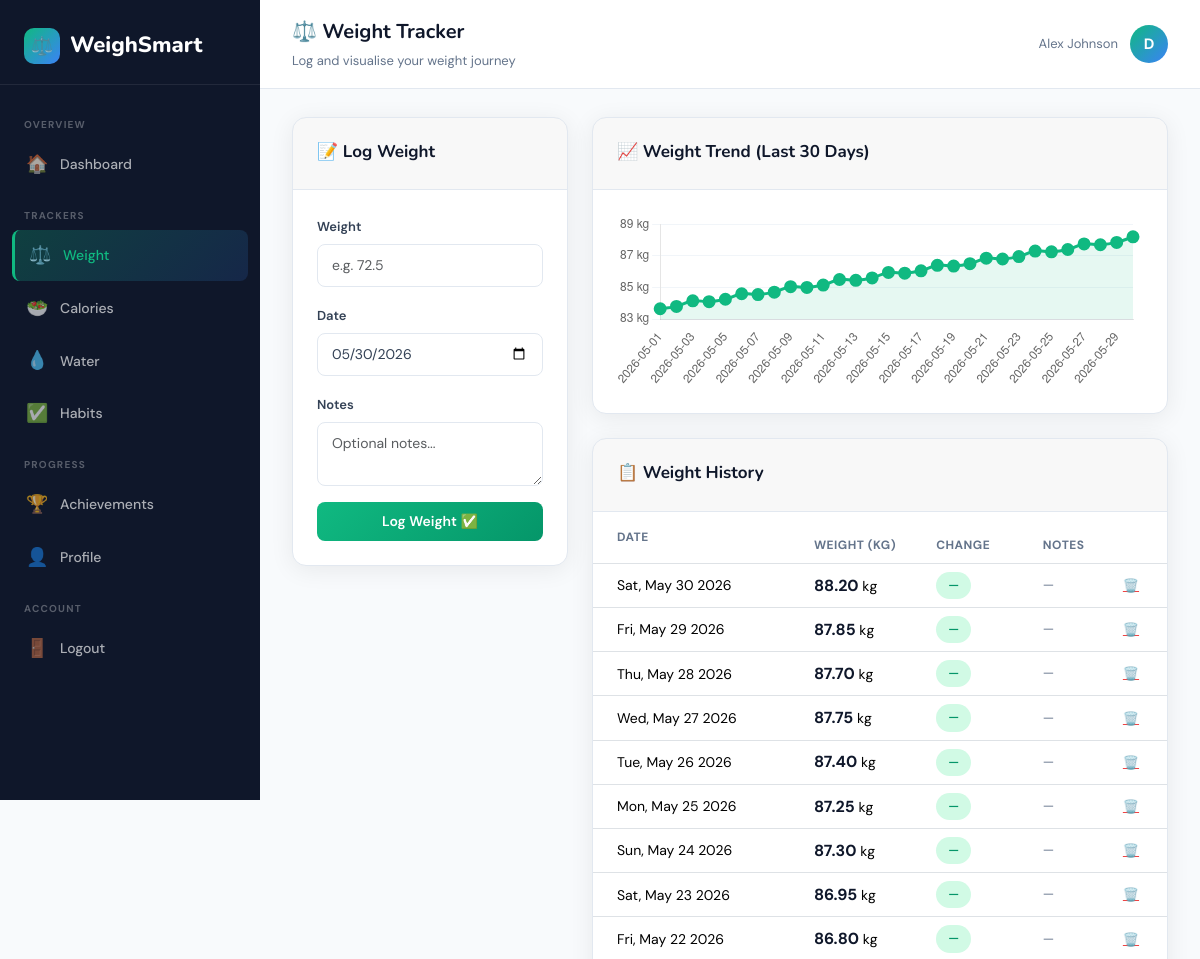
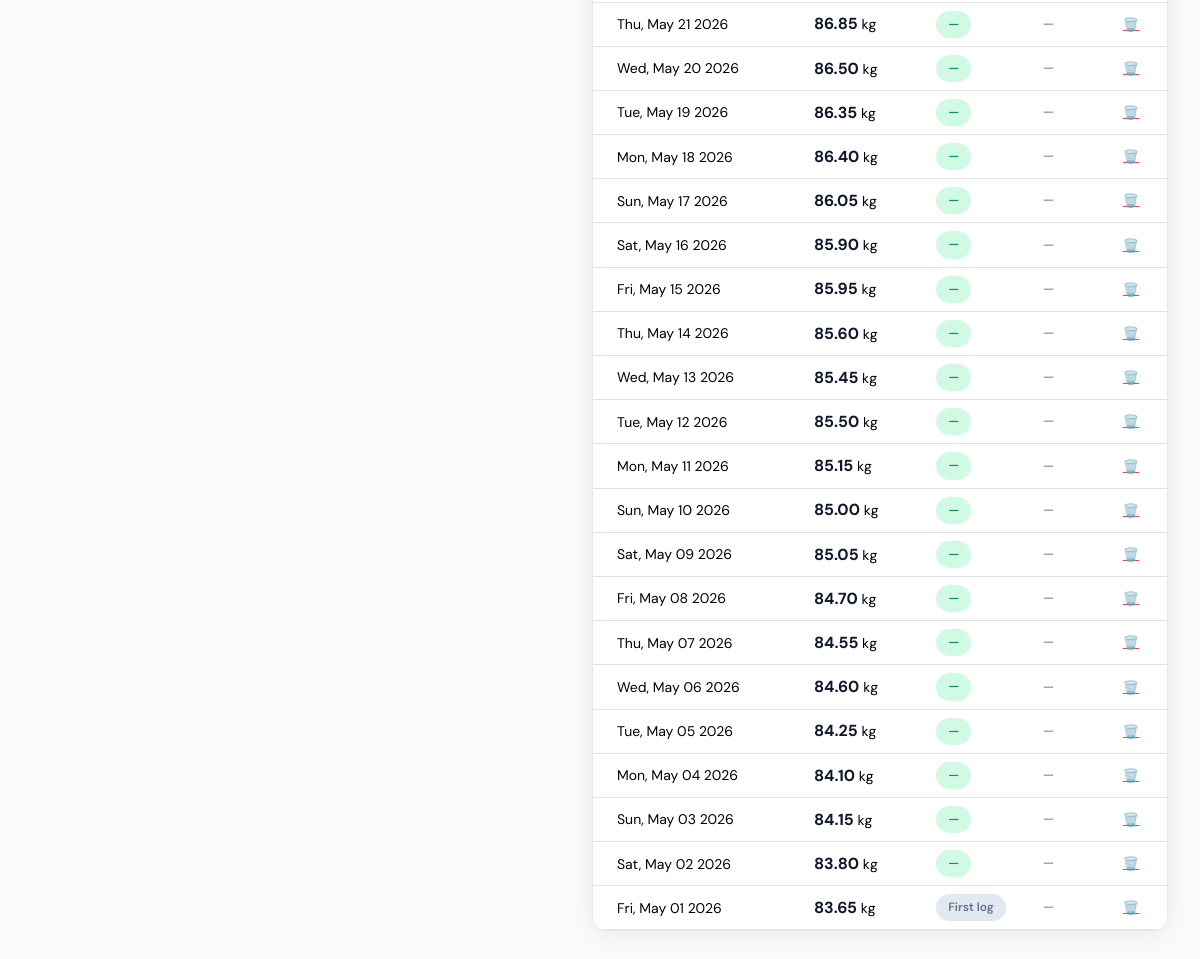
The app's page /weight/ (signed in) with its own data (2 pictures, top to bottom).
### tracker/models.py (models this page shows, shortened)
class WeightEntry(models.Model):
    user = models.ForeignKey(User, on_delete=models.CASCADE, related_name='weight_entries')
    weight = models.DecimalField(max_digits=5, decimal_places=2, help_text="Weight in kg")
    date = models.DateField(default=date.today)
    notes = models.TextField(blank=True)
    created_at = models.DateTimeField(auto_now_add=True)
    class Meta:
        ordering = ['-date']
        unique_together = ['user', 'date']

### tracker/views.py (the view)
# urls.py: path('weight/', views.weight_tracker, name='weight_tracker'),
@login_required
def weight_tracker(request):
    user = request.user
    if request.method == 'POST':
        form = WeightEntryForm(request.POST)
        if form.is_valid():
            entry = form.save(commit=False)
            entry.user = user
            try:
                entry.save()
                check_and_award_achievements(user)
                messages.success(request, f"Weight {entry.weight}kg logged for {entry.date} ✅")
            except Exception:
                messages.error(request, "You already have a weight entry for that date.")
            return redirect('weight_tracker')
    else:
        form = WeightEntryForm()
    entries = WeightEntry.objects.filter(user=user).order_by('-date')[:30]
    chart_entries = list(reversed(list(entries)))
    chart_labels = [str(e.date) for e in chart_entries]
    chart_data = [float(e.weight) for e in chart_entries]
    context = {
        'form': form,
        'entries': entries,
        'chart_labels': json.dumps(chart_labels),
        'chart_data': json.dumps(chart_data),
    }
    return render(request, 'weight/tracker.html', context)

### tracker/forms.py
class WeightEntryForm(forms.ModelForm):
    class Meta:
        model = WeightEntry
        fields = ['weight', 'date', 'notes']
        widgets = {
            'weight': forms.NumberInput(attrs={'class': 'form-control', 'placeholder': 'e.g. 72.5', 'step': '0.1'}),
            'date': forms.DateInput(attrs={'class': 'form-control', 'type': 'date'}),
            'notes': forms.Textarea(attrs={'class': 'form-control', 'rows': 2, 'placeholder': 'Optional notes...'}),
        }

### templates/weight/tracker.html (shortened to what this page needs)
{% extends 'base.html' %}
{% block page_title %}⚖️ Weight Tracker{% endblock %}
{% block page_subtitle %}Log and visualise your weight journey{% endblock %}
{% block content %}
<div class="row g-4">
  <div class="col-lg-4">
    <div class="card">
      <div class="card-header">
        <span class="card-title">📝 Log Weight</span>
      </div>
      <div class="card-body">
        <form method="post">
          {% for field in form %}
          <div class="mb-3">
            <label class="form-label">{{ field.label }}</label>
            {{ field }}
          </div>
          {% endfor %}
          <button type="submit" class="btn btn-primary w-100">Log Weight ✅</button>
        </form>
      </div>
    </div>
  </div>
  <div class="col-lg-8">
    <div class="card mb-4">
      <div class="card-header">
        <span class="card-title">📈 Weight Trend (Last 30 Days)</span>
      </div>
      <div class="card-body">
        {% if entries %}
        <canvas id="weightChart" height="100"></canvas>
        {% else %}
        <div class="text-center py-5">
          <div style="font-size:50px;">📊</div>
          <p style="color:var(--text-muted);margin-top:12px;">Start logging your weight to see your trend chart!</p>
        </div>
        {% endif %}
      </div>
    </div>
    <div class="card">
      <div class="card-header">
        <span class="card-title">📋 Weight History</span>
      </div>
      <div class="card-body p-0">
        {% if entries %}
        <div class="table-responsive">
          <table class="table table-hover mb-0">
            <thead style="background:var(--surface);">
              <tr>
                <th class="px-4 py-3">Date</th>
                <th>Weight (kg)</th>
                <th>Change</th>
                <th>Notes</th>
                <th></th>
              </tr>
            </thead>
            <tbody>
              {% for entry in entries %}
              <tr>
                <td class="px-4">{{ entry.date|date:"D, M d Y" }}</td>
                <td>
                  <span style="font-weight:700;font-size:16px;color:var(--dark);">{{ entry.weight }}</span> kg
                </td>
                <td>
                  {% if forloop.counter < entries|length %}
                    {% with prev=entries|slice:forloop.counter|first %}
                    {% with diff=entry.weight|add:"-0" %}
                      <span class="badge-pill {% if diff > 0 %}badge-green{% else %}badge-blue{% endif %}">
                        —
                      </span>
                    {% endwith %}
                    {% endwith %}
                  {% else %}
                  <span class="badge-pill badge-gray">First log</span>
                  {% endif %}
                </td>
                <td style="color:var(--text-muted);font-size:13px;">{{ entry.notes|default:"—"|truncatechars:30 }}</td>
                <td>
                  <a href="{% url 'delete_weight' entry.pk %}"
                     class="btn-danger-sm"
                     onclick="return confirm('Delete this weight entry?')">🗑️</a>
                </td>
              </tr>
              {% endfor %}
            </tbody>
          </table>
        </div>
        {% else %}
        <div class="text-center py-5">
          <p style="color:var(--text-muted);">No weight entries yet. Log your first weight above!</p>
        </div>
        {% endif %}
      </div>
    </div>
  </div>
</div>
{% endblock %}
{% block extra_js %}
{% if entries %}
<script>
const ctx = document.getElementById('weightChart').getContext('2d');
const labels = {{ chart_labels|safe }};
const data   = {{ chart_data|safe }};
new Chart(ctx, {
  type: 'line',
  data: {
    labels,
    datasets: [{
      label: 'Weight (kg)',
      data,
      borderColor: '#10b981',
      backgroundColor: 'rgba(16,185,129,0.1)',
      borderWidth: 3,
      pointBackgroundColor: '#10b981',
      pointRadius: 5,
      pointHoverRadius: 7,
      tension: 0.4,
      fill: true,
    }]
  },
  options: {
    responsive: true,
    plugins: {
      legend: { display: false },
      tooltip: { mode: 'index', intersect: false }
    },
    scales: {
      y: {
        grid: { color: '#f1f5f9' },
        ticks: { callback: v => v + ' kg' }
      },
      x: { grid: { display: false } }
    }
  }
});
</script>
{% endif %}
{% endblock %}

### templates/base.html (shortened to what this page needs)
<!DOCTYPE html>
<html lang="en">
<head>
{% load static %}
<link rel="stylesheet" href="https://cdn.jsdelivr.net/npm/bootstrap@5.3.2/dist/css/bootstrap.min.css">
<link rel="stylesheet" href="{% static 'css/style.css' %}">
</head>
<body>
<aside class="sidebar" id="sidebar">
  <div class="sidebar-brand">
    <a href="{% url 'dashboard' %}" class="logo">
      <span class="logo-icon">⚖️</span>
      WeighSmart
    </a>
  </div>
  <nav class="sidebar-nav">
    <div class="nav-section-label">Overview</div>
    <a href="{% url 'dashboard' %}" class="nav-link {% if request.resolver_match.url_name == 'dashboard' %}active{% endif %}">
      <span class="nav-icon">🏠</span> Dashboard
    </a>
    <div class="nav-section-label">Trackers</div>
    <a href="{% url 'weight_tracker' %}" class="nav-link {% if request.resolver_match.url_name == 'weight_tracker' %}active{% endif %}">
      <span class="nav-icon">⚖️</span> Weight
    </a>
    <a href="{% url 'calorie_tracker' %}" class="nav-link {% if request.resolver_match.url_name == 'calorie_tracker' %}active{% endif %}">
      <span class="nav-icon">🥗</span> Calories
    </a>
    <a href="{% url 'water_tracker' %}" class="nav-link {% if request.resolver_match.url_name == 'water_tracker' %}active{% endif %}">
      <span class="nav-icon">💧</span> Water
    </a>
    <a href="{% url 'habit_tracker' %}" class="nav-link {% if request.resolver_match.url_name == 'habit_tracker' %}active{% endif %}">
      <span class="nav-icon">✅</span> Habits
    </a>
    <div class="nav-section-label">Progress</div>
    <a href="{% url 'achievements' %}" class="nav-link {% if request.resolver_match.url_name == 'achievements' %}active{% endif %}">
      <span class="nav-icon">🏆</span> Achievements
    </a>
    <a href="{% url 'profile' %}" class="nav-link {% if request.resolver_match.url_name == 'profile' %}active{% endif %}">
      <span class="nav-icon">👤</span> Profile
    </a>
    <div class="nav-section-label">Account</div>
    <a href="{% url 'logout' %}" class="nav-link">
      <span class="nav-icon">🚪</span> Logout
    </a>
  </nav>
</aside>
<div class="main-content">
  <div class="topbar">
    <div>
      <span class="page-title">{% block page_title %}Dashboard{% endblock %}</span><br>
      <span class="page-subtitle">{% block page_subtitle %}{% endblock %}</span>
    </div>
    <div class="user-menu">
      <span style="font-size:13px;color:var(--text-muted);">{{ request.user.get_full_name|default:request.user.username }}</span>
      <div class="user-avatar">{{ request.user.username|first|upper }}</div>
    </div>
  </div>
  <div class="content-area">
    {% block content %}{% endblock %}
  </div>
</div>
{% block extra_js %}{% endblock %}
</body>
</html>

### records on screen
WeightEntry: date "Sat, May 30 2026", weight "88.20", notes "—"
WeightEntry: date "Fri, May 29 2026", weight "87.85", notes "—"
WeightEntry: date "Thu, May 28 2026", weight "87.70", notes "—"
WeightEntry: date "Wed, May 27 2026", weight "87.75", notes "—"
WeightEntry: date "Tue, May 26 2026", weight "87.40", notes "—"
WeightEntry: date "Mon, May 25 2026", weight "87.25", notes "—"
WeightEntry: date "Sun, May 24 2026", weight "87.30", notes "—"
WeightEntry: date "Sat, May 23 2026", weight "86.95", notes "—"
WeightEntry: date "Fri, May 22 2026", weight "86.80", notes "—"
WeightEntry: date "Thu, May 21 2026", weight "86.85", notes "—"
WeightEntry: date "Wed, May 20 2026", weight "86.50", notes "—"
WeightEntry: date "Tue, May 19 2026", weight "86.35", notes "—"
WeightEntry: date "Mon, May 18 2026", weight "86.40", notes "—"
WeightEntry: date "Sun, May 17 2026", weight "86.05", notes "—"
WeightEntry: date "Sat, May 16 2026", weight "85.90", notes "—"
WeightEntry: date "Fri, May 15 2026", weight "85.95", notes "—"
WeightEntry: date "Thu, May 14 2026", weight "85.60", notes "—"
WeightEntry: date "Wed, May 13 2026", weight "85.45", notes "—"
WeightEntry: date "Tue, May 12 2026", weight "85.50", notes "—"
WeightEntry: date "Mon, May 11 2026", weight "85.15", notes "—"
WeightEntry: date "Sun, May 10 2026", weight "85.00", notes "—"
WeightEntry: date "Sat, May 09 2026", weight "85.05", notes "—"
WeightEntry: date "Fri, May 08 2026", weight "84.70", notes "—"
WeightEntry: date "Thu, May 07 2026", weight "84.55", notes "—"
WeightEntry: date "Wed, May 06 2026", weight "84.60", notes "—"
WeightEntry: date "Tue, May 05 2026", weight "84.25", notes "—"
WeightEntry: date "Mon, May 04 2026", weight "84.10", notes "—"
WeightEntry: date "Sun, May 03 2026", weight "84.15", notes "—"
WeightEntry: date "Sat, May 02 2026", weight "83.80", notes "—"
WeightEntry: date "Fri, May 01 2026", weight "83.65", shows "First log", notes "—"

### other values on screen
{{ request.user.get_full_name|default:request.user.username }} "Alex Johnson"
{{ request.user.username|first|upper }} "D"
{{ field.label }} "Weight" "Date" "Notes"
chart data {{ chart_data|safe }} [83.65, 83.8, 84.15, 84.1, 84.25, 84.6, 84.55, 84.7, 85.05, 85.0, 85.15, 85.5, 85.45, 85.6, 85.95, 85.9, 86.05, 86.4, 86.35, 86.5, 86.85, 86.8, 86.95, 87.3, 87.25, 87.4, 87.75, 87.7, 87.85, 88.2]
